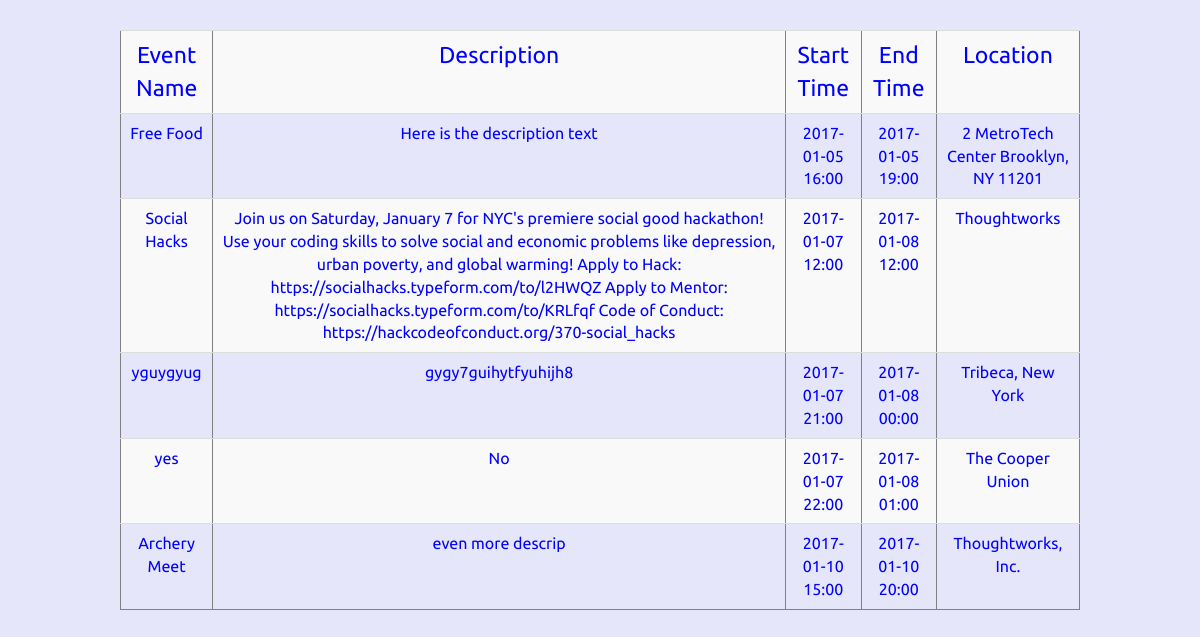
Page /showResults on the earlier database version.
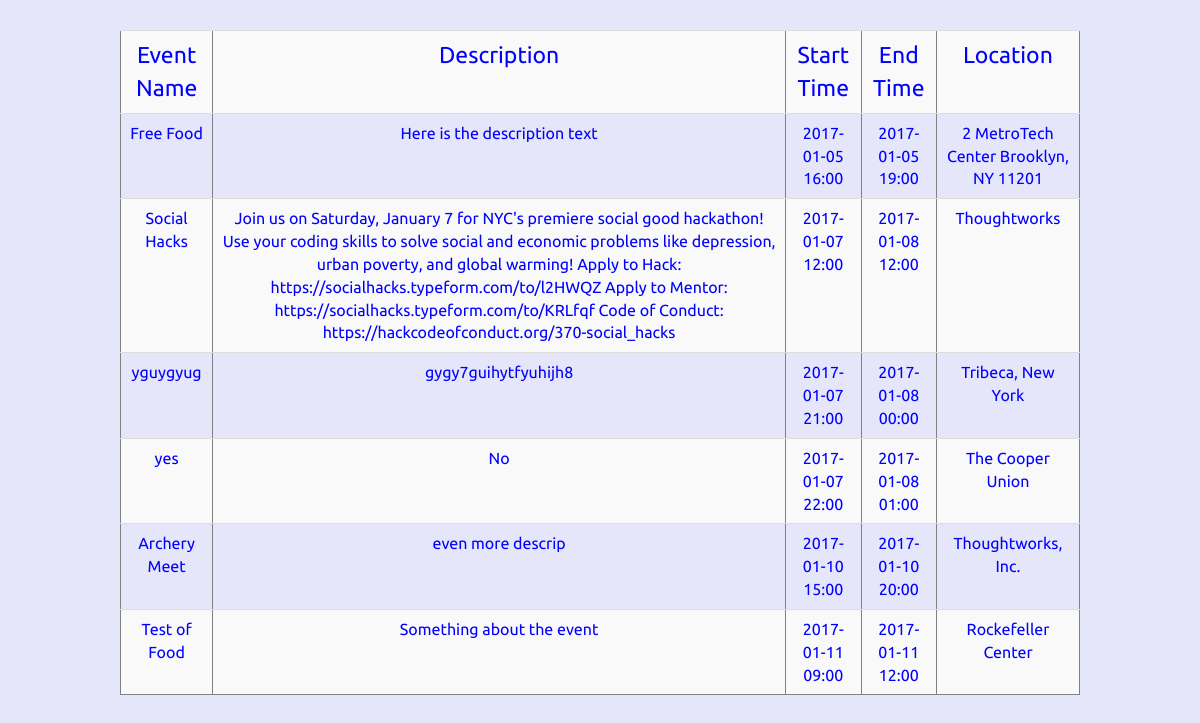
Same page on the later database version.
### tables this page shows
CREATE TABLE events (id INTEGER, title TEXT, description TEXT, startTime TEXT, endTime TEXT, geolocation TEXT, address TEXT);

### app.py (the view)
@app.route("/showResults")
def test_tmplt():
    return render_template("result.html",table=parseDB.parse())

### utils/parseDB.py (called while the page is built)
def utc_to_local(utc_dt):
    a = utc_dt.replace('T',' ')
    b = a.split(":00-")
    return b[0]

def parse():
    f = "data/data.db"
    db = sqlite3.connect(f)
    c = db.cursor()
    q = "SELECT * from events"
    a = c.execute(q)
    table = []
    sortTab = []
    for obj in a:
        sortTab.append(obj)
    sortTab.sort(key=lambda x: x[3], reverse=False)
    for entry in sortTab:
        title = entry[1]
        desc = entry[2]
        start = entry[3]
        end = entry[4]
        gps = entry[5].split(',')
        addr = entry[6];
        start =  utc_to_local(start)
        end = utc_to_local(end)
        en = []
        en.append(title)
        en.append(desc)
        en.append(start)
        en.append(end)
        en.append(gps)
        en.append(addr)
        table.append(en)
    return table

### templates/result.html (shortened to what this page needs)
<!DOCTYPE html>
<html>
<head>
  <link type="text/css" rel="stylesheet" href="/static/css/bootstrap.min.css">
  <link rel = stylesheet type=text/css href="{{url_for('static', filename='css/index.css')}}">
</head>
<body onload="initMap()">
  <table border="1px" id="events" class="table table-striped" style="width:80%;margin-left: 10%; margin-top: 30px;">
    <tr id="th">
      <td>Event Name</td>
      <td style="max-width: 35%;">Description</td>
      <td>Start Time</td>
      <td>End Time</td>
      <td>Location</td>
    </tr>
    {% for row in table %}
    <tr>
      <td>{{row[0]}}</td>
      <td>{{row[1]}}</td>
      <td>{{row[2]}}</td>
      <td>{{row[3]}}</td>
      <td>{{row[5]}}</td>
    </tr>
    {% endfor %}
  </table>
</body>
</html>

### static/css/index.css (style rules this page uses)
body { background-color: lavender; color: blue; text-align: center; font-family: 'Ubuntu'; }
table { font-size: 16px; padding: 1.5px; }
#th td { font-style: bold; font-size: 23px; }

Differences in the rows shown:
added events: title "Test of Food", description "Something about the event", row "2017-01-11 09:00", startTime "2017-01-11 12:00", address "Rockefeller Center"
